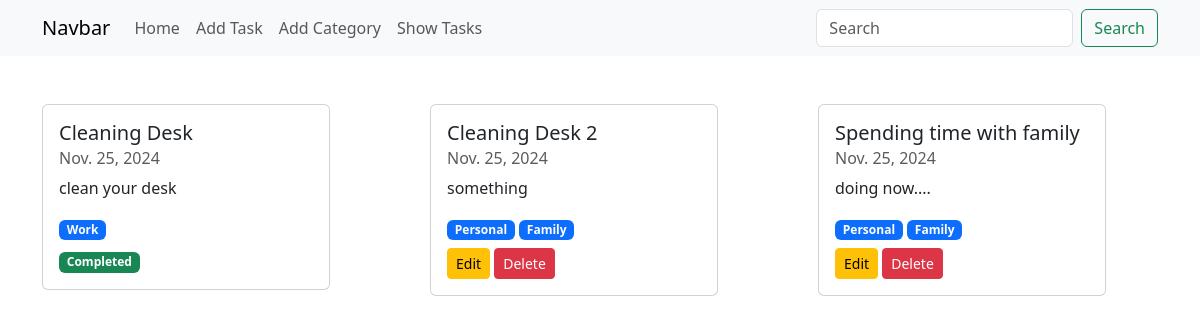
/tasks/, run on the app's committed database.
### tasks/models.py (models this page shows)
class TaskModel(models.Model):
    task_titile = models.CharField( max_length=50)
    task_description = models.TextField(max_length=200)
    is_completed = models.BooleanField(default=False)
    task_assign_date = models.DateField(default=timezone.now)
    category = models.ManyToManyField(TaskCategoryModel, related_name='tasks')

### categories/models.py (models this page shows, shortened)
class TaskCategoryModel(models.Model):
    category_name = models.CharField(max_length=50)

### tasks/views.py (the view)
# urls.py: path('', views.show_task, name='show_task_page'),
def show_task(req):
    tasks = TaskModel.objects.all()
    return render(req, 'show_task.html', {'tasks':tasks})

### tasks/templates/show_task.html (shortened to what this page needs)
{% extends "base.html" %}
{% block content %}
    <div class="row g-5">
      {% for task in tasks %}
        <div class="col-4">
            <div class="card" style="width: 18rem;">
                <div class="card-body">
                <h5 class="card-title">{{task.task_titile}}</h5>
                <h6 class="card-subtitle mb-2 text-body-secondary">{{task.task_assign_date}}</h6>
                <p class="card-text">{{task.task_description}}</p>
                <div class="mb-2">
                {% for category in task.category.all %}
                        <span class="badge text-bg-primary">{{category.category_name}}</span>
                {% endfor %}
                </div>
                {% if task.is_completed == False %}
                    <a href="{% url 'edit_task_page' task.id %}" class="btn btn-sm btn-warning">Edit</a>
                    <a href="{% url 'delete_task_page' task.id %}" class="btn btn-sm btn-danger">Delete</a>
                {% else %}
                    <span class="badge text-bg-success">Completed</span>
                {% endif %}
                </div>
            </div>
        </div>
      {% endfor %}
    </div>
{% endblock content %}

### templates/base.html (shortened to what this page needs)
<!DOCTYPE html>
<html lang="en">
  <head>
    <link
      href="https://cdn.jsdelivr.net/npm/bootstrap@5.3.3/dist/css/bootstrap.min.css"
      rel="stylesheet"
    />
  </head>
  <body>
    {% include "navbar.html" %}
    <div class="container mt-5">{% block content %}{% endblock content %}</div>
  </body>
</html>

### templates/navbar.html (shortened to what this page needs)
<nav class="navbar navbar-expand-lg bg-body-tertiary">
    <div class="container">
      <a class="navbar-brand" href="#">Navbar</a>
      <div class="collapse navbar-collapse" id="navbarSupportedContent">
        <ul class="navbar-nav me-auto mb-2 mb-lg-0">
          <li class="nav-item">
            <a class="nav-link" href="{% url 'homepage' %}">Home</a>
          </li>
          <li class="nav-item">
            <a class="nav-link" href="{% url 'add_task_page' %}">Add Task</a>
          </li>
          <li class="nav-item">
            <a class="nav-link" href="{% url 'add_category_page' %}">Add Category</a>
          </li>
          <li class="nav-item">
            <a class="nav-link" href="{% url 'show_task_page' %}">Show Tasks</a>
          </li>
        </ul>
        <form class="d-flex" role="search">
          <input class="form-control me-2" type="search" placeholder="Search" aria-label="Search">
          <button class="btn btn-outline-success" type="submit">Search</button>
        </form>
      </div>
    </div>
  </nav>

### data on the page
TaskModel: task_titile "Cleaning Desk", task_assign_date "Nov. 25, 2024", task_description "clean your desk", is_completed "Completed"
TaskCategoryModel: category_name "Work"
TaskModel: task_titile "Cleaning Desk 2", task_assign_date "Nov. 25, 2024", task_description "something", is_completed "Edit"
TaskCategoryModel: category_name "Personal"
TaskCategoryModel: category_name "Family"
TaskModel: task_titile "Spending time with family", task_assign_date "Nov. 25, 2024", task_description "doing now....", is_completed "Edit"
